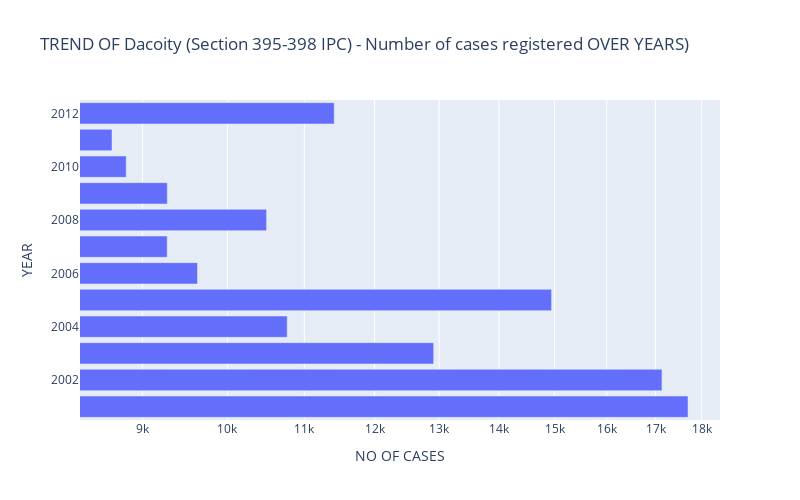
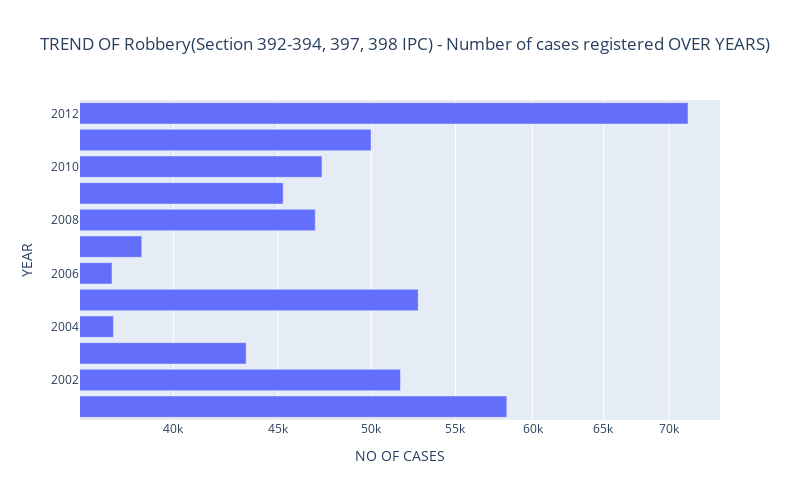
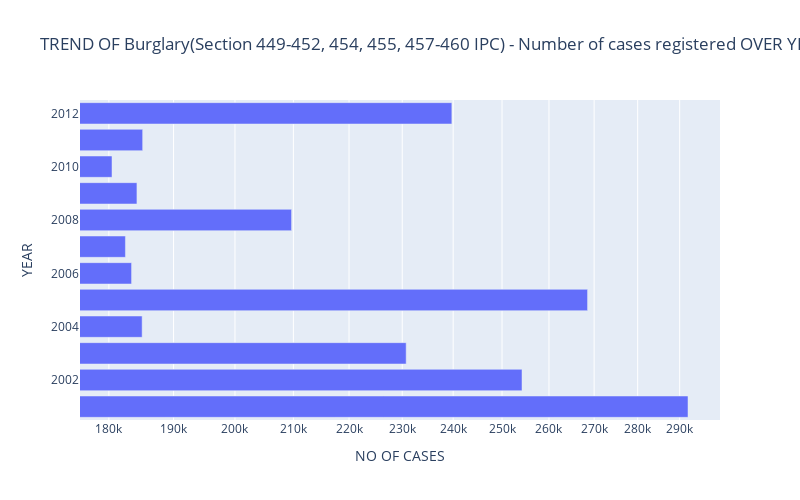
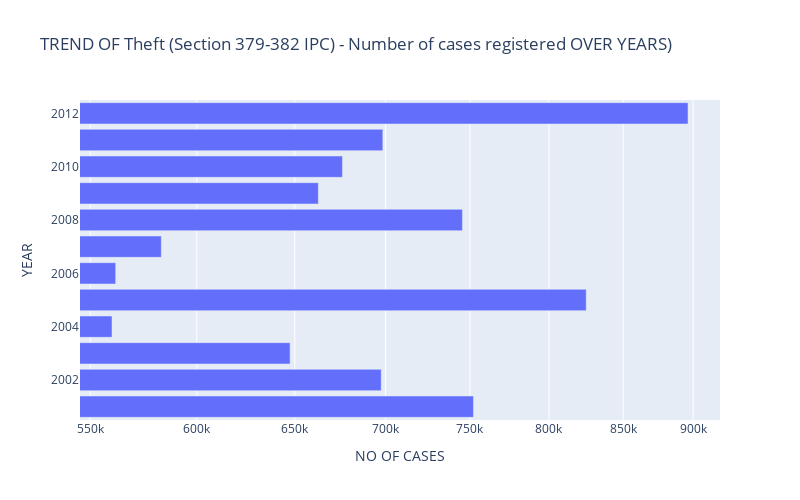

Here is the notebook cell these charts were saved with, in order:
### Code cell
for col in cases_col:
    sorted_cases_year =cases_col_year.sort_values(by=col)
    fig = go.Figure()
    fig.add_trace(go.Bar(x=sorted_cases_year[col],
                        y=sorted_cases_year["YEAR"],
                        orientation="h",
                        name=col))
    fig.update_layout(xaxis_title ="NO OF CASES",
                     yaxis_title="YEAR",
                     xaxis_type='log',
                     title =f"TREND OF {col} OVER YEARS)",
                     height =500,
                      width =800)
    fig.show()

### Figure 1 — Plotly figure (JSON) as saved in the notebook; plotly's stock layout.template omitted (floating-point values rounded to 4 significant figures)
{"data": [{"name": "Dacoity (Section 395-398 IPC) - Number of cases registered", "orientation": "h", "type": "bar", "x": [8667, 8821, 9281, 9282, 9636, 10497, 10769, 11415, 12912, 14944, 17135, 17697], "y": [2011, 2010, 2007, 2009, 2006, 2008, 2004, 2012, 2003, 2005, 2002, 2001]}], "layout": {"height": 500, "title": {"text": "TREND OF Dacoity (Section 395-398 IPC) - Number of cases registered OVER YEARS)"}, "width": 800, "xaxis": {"title": {"text": "NO OF CASES"}, "type": "log"}, "yaxis": {"title": {"text": "YEAR"}}}}

### Figure 2 — Plotly figure (JSON) as saved in the notebook; plotly's stock layout.template omitted (floating-point values rounded to 4 significant figures)
{"data": [{"name": "Robbery(Section 392-394, 397, 398 IPC) - Number of cases registered", "orientation": "h", "type": "bar", "x": [37319, 37380, 38595, 43420, 45274, 46946, 47303, 49999, 51689, 52728, 58281, 71512], "y": [2006, 2004, 2007, 2003, 2009, 2008, 2010, 2011, 2002, 2005, 2001, 2012]}], "layout": {"height": 500, "title": {"text": "TREND OF Robbery(Section 392-394, 397, 398 IPC) - Number of cases registered OVER YEARS)"}, "width": 800, "xaxis": {"title": {"text": "NO OF CASES"}, "type": "log"}, "yaxis": {"title": {"text": "YEAR"}}}}

### Figure 3 — Plotly figure (JSON) as saved in the notebook; plotly's stock layout.template omitted (floating-point values rounded to 4 significant figures)
{"data": [{"name": "Burglary(Section 449-452, 454, 455, 457-460 IPC) - Number of cases registered", "orientation": "h", "type": "bar", "x": [180472, 182508, 183448, 184272, 185074, 185155, 209685, 230758, 239736, 254208, 268521, 292029], "y": [2010, 2007, 2006, 2009, 2004, 2011, 2008, 2003, 2012, 2002, 2005, 2001]}], "layout": {"height": 500, "title": {"text": "TREND OF Burglary(Section 449-452, 454, 455, 457-460 IPC) - Number of cases registered OVER YEARS)"}, "width": 800, "xaxis": {"title": {"text": "NO OF CASES"}, "type": "log"}, "yaxis": {"title": {"text": "YEAR"}}}}

### Figure 4 — Plotly figure (JSON) as saved in the notebook; plotly's stock layout.template omitted (floating-point values rounded to 4 significant figures)
{"data": [{"name": "Theft (Section 379-382 IPC) - Number of cases registered", "orientation": "h", "type": "bar", "x": [559842, 561526, 582848, 647515, 662627, 675800, 697555, 698470, 745404, 752160, 824719, 896238], "y": [2004, 2006, 2007, 2003, 2009, 2010, 2002, 2011, 2008, 2001, 2005, 2012]}], "layout": {"height": 500, "title": {"text": "TREND OF Theft (Section 379-382 IPC) - Number of cases registered OVER YEARS)"}, "width": 800, "xaxis": {"title": {"text": "NO OF CASES"}, "type": "log"}, "yaxis": {"title": {"text": "YEAR"}}}}
